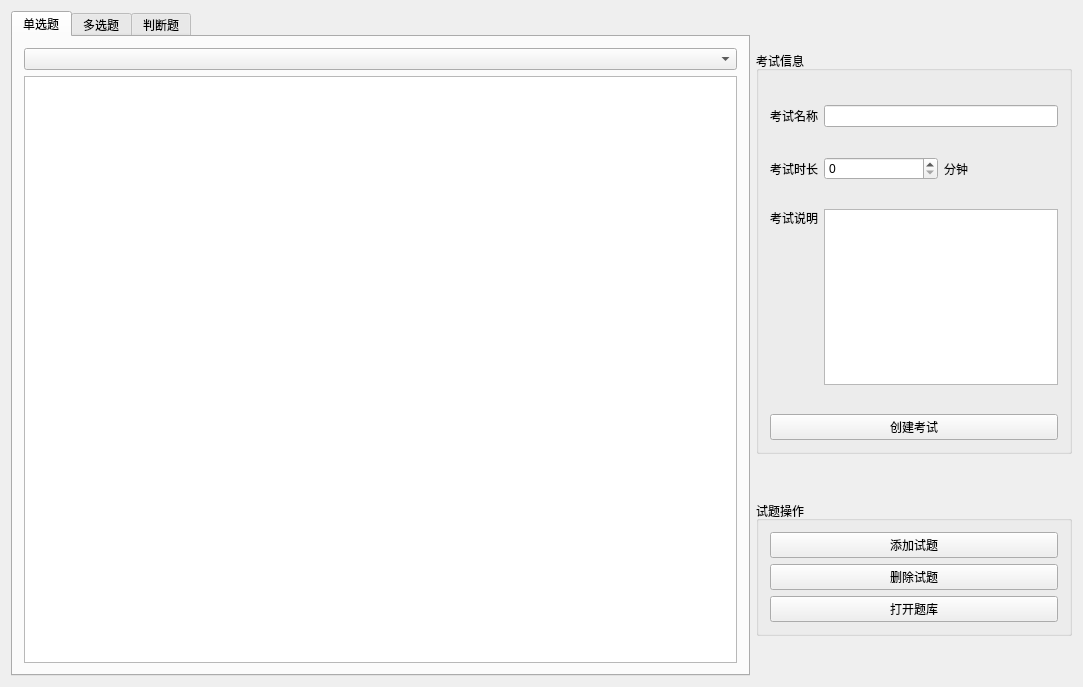
<?xml version="1.0" encoding="UTF-8"?>
<ui version="4.0">
 <class>AddExam</class>
 <widget class="QWidget" name="AddExam">
  <property name="geometry">
   <rect>
    <x>0</x>
    <y>0</y>
    <width>1083</width>
    <height>687</height>
   </rect>
  </property>
  <property name="windowTitle">
   <string>创建考试</string>
  </property>
  <layout class="QHBoxLayout" name="horizontalLayout_4" stretch="7,3">
   <item>
    <widget class="QTabWidget" name="tabWidget">
     <property name="tabPosition">
      <enum>QTabWidget::North</enum>
     </property>
     <property name="currentIndex">
      <number>0</number>
     </property>
     <property name="elideMode">
      <enum>Qt::ElideNone</enum>
     </property>
     <widget class="QWidget" name="choiceTab">
      <attribute name="title">
       <string>单选题</string>
      </attribute>
      <layout class="QVBoxLayout" name="verticalLayout_3">
       <item>
        <widget class="QComboBox" name="choiceBox">
         <property name="font">
          <font>
           <family>Times New Roman</family>
          </font>
         </property>
        </widget>
       </item>
       <item>
        <widget class="QListView" name="choiceList"/>
       </item>
      </layout>
     </widget>
     <widget class="QWidget" name="multiTab">
      <attribute name="title">
       <string>多选题</string>
      </attribute>
      <layout class="QVBoxLayout" name="verticalLayout_4">
       <item>
        <widget class="QComboBox" name="multiBox">
         <property name="font">
          <font>
           <family>Times New Roman</family>
          </font>
         </property>
        </widget>
       </item>
       <item>
        <widget class="QListView" name="multiList"/>
       </item>
      </layout>
     </widget>
     <widget class="QWidget" name="judgeTab">
      <attribute name="title">
       <string>判断题</string>
      </attribute>
      <layout class="QVBoxLayout" name="verticalLayout_5">
       <item>
        <widget class="QComboBox" name="judgeBox">
         <property name="font">
          <font>
           <family>Times New Roman</family>
          </font>
         </property>
        </widget>
       </item>
       <item>
        <widget class="QListView" name="judgeList"/>
       </item>
      </layout>
     </widget>
    </widget>
   </item>
   <item>
    <layout class="QVBoxLayout" name="verticalLayout_6" stretch="1,10,1,3,1">
     <item>
      <spacer name="verticalSpacer_3">
       <property name="orientation">
        <enum>Qt::Vertical</enum>
       </property>
       <property name="sizeHint" stdset="0">
        <size>
         <width>20</width>
         <height>40</height>
        </size>
       </property>
      </spacer>
     </item>
     <item>
      <widget class="QGroupBox" name="groupBox">
       <property name="title">
        <string>考试信息</string>
       </property>
       <layout class="QVBoxLayout" name="verticalLayout">
        <item>
         <spacer name="verticalSpacer_4">
          <property name="orientation">
           <enum>Qt::Vertical</enum>
          </property>
          <property name="sizeHint" stdset="0">
           <size>
            <width>20</width>
            <height>40</height>
           </size>
          </property>
         </spacer>
        </item>
        <item>
         <layout class="QHBoxLayout" name="horizontalLayout">
          <item>
           <widget class="QLabel" name="label">
            <property name="text">
             <string>考试名称</string>
            </property>
           </widget>
          </item>
          <item>
           <widget class="QLineEdit" name="examName">
            <property name="sizePolicy">
             <sizepolicy hsizetype="Expanding" vsizetype="Fixed">
              <horstretch>0</horstretch>
              <verstretch>0</verstretch>
             </sizepolicy>
            </property>
           </widget>
          </item>
         </layout>
        </item>
        <item>
         <spacer name="verticalSpacer_6">
          <property name="orientation">
           <enum>Qt::Vertical</enum>
          </property>
          <property name="sizeHint" stdset="0">
           <size>
            <width>20</width>
            <height>40</height>
           </size>
          </property>
         </spacer>
        </item>
        <item>
         <layout class="QHBoxLayout" name="horizontalLayout_2">
          <item>
           <widget class="QLabel" name="label_3">
            <property name="text">
             <string>考试时长</string>
            </property>
           </widget>
          </item>
          <item>
           <widget class="QSpinBox" name="examTime">
            <property name="sizePolicy">
             <sizepolicy hsizetype="Expanding" vsizetype="Fixed">
              <horstretch>0</horstretch>
              <verstretch>0</verstretch>
             </sizepolicy>
            </property>
            <property name="maximum">
             <number>300</number>
            </property>
           </widget>
          </item>
          <item>
           <widget class="QLabel" name="label_4">
            <property name="sizePolicy">
             <sizepolicy hsizetype="Expanding" vsizetype="Preferred">
              <horstretch>0</horstretch>
              <verstretch>0</verstretch>
             </sizepolicy>
            </property>
            <property name="text">
             <string>分钟</string>
            </property>
           </widget>
          </item>
         </layout>
        </item>
        <item>
         <spacer name="verticalSpacer_7">
          <property name="orientation">
           <enum>Qt::Vertical</enum>
          </property>
          <property name="sizeHint" stdset="0">
           <size>
            <width>20</width>
            <height>40</height>
           </size>
          </property>
         </spacer>
        </item>
        <item>
         <layout class="QHBoxLayout" name="horizontalLayout_3">
          <item>
           <widget class="QLabel" name="label_2">
            <property name="text">
             <string>考试说明</string>
            </property>
            <property name="alignment">
             <set>Qt::AlignLeading|Qt::AlignLeft|Qt::AlignTop</set>
            </property>
           </widget>
          </item>
          <item>
           <widget class="QPlainTextEdit" name="examInformation"/>
          </item>
         </layout>
        </item>
        <item>
         <spacer name="verticalSpacer_5">
          <property name="orientation">
           <enum>Qt::Vertical</enum>
          </property>
          <property name="sizeHint" stdset="0">
           <size>
            <width>20</width>
            <height>40</height>
           </size>
          </property>
         </spacer>
        </item>
        <item>
         <widget class="QPushButton" name="submitBtn">
          <property name="text">
           <string>创建考试</string>
          </property>
         </widget>
        </item>
       </layout>
      </widget>
     </item>
     <item>
      <spacer name="verticalSpacer">
       <property name="orientation">
        <enum>Qt::Vertical</enum>
       </property>
       <property name="sizeHint" stdset="0">
        <size>
         <width>20</width>
         <height>40</height>
        </size>
       </property>
      </spacer>
     </item>
     <item>
      <widget class="QGroupBox" name="groupBox_2">
       <property name="title">
        <string>试题操作</string>
       </property>
       <layout class="QVBoxLayout" name="verticalLayout_2">
        <item>
         <widget class="QPushButton" name="addQuestion">
          <property name="text">
           <string>添加试题</string>
          </property>
         </widget>
        </item>
        <item>
         <widget class="QPushButton" name="deleteQuestion">
          <property name="text">
           <string>删除试题</string>
          </property>
         </widget>
        </item>
        <item>
         <widget class="QPushButton" name="pushButton">
          <property name="text">
           <string>打开题库</string>
          </property>
         </widget>
        </item>
       </layout>
      </widget>
     </item>
     <item>
      <spacer name="verticalSpacer_2">
       <property name="orientation">
        <enum>Qt::Vertical</enum>
       </property>
       <property name="sizeHint" stdset="0">
        <size>
         <width>20</width>
         <height>40</height>
        </size>
       </property>
      </spacer>
     </item>
    </layout>
   </item>
  </layout>
 </widget>
 <layoutdefault spacing="6" margin="11"/>
 <resources/>
 <connections/>
</ui>
